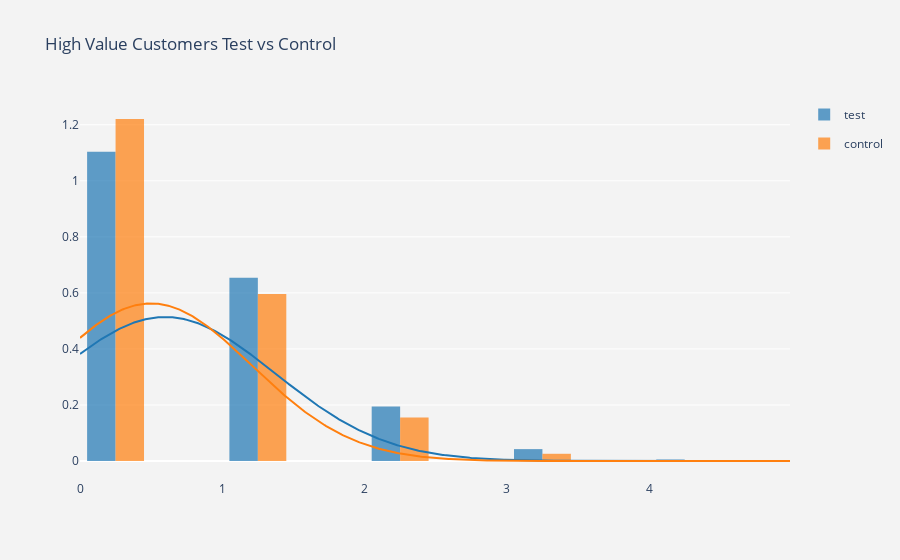

The notebook cell this image was saved under:
### Markdown cell above
### Distribution Plot

### Code cell
# Create data by group
test_results = data[data.group=='test'].purchase_count
control_results = data[data.group=='control'].purchase_count

# Combine
hist_data = [test_results, control_results] # stack data
group_labels = ['test', 'control']

# Create distplot with curve_type set to 'normal'
fig = ff.create_distplot(hist_data,
                         group_labels,
                         bin_size=.5,
                         curve_type='normal',
                         show_rug=False)

# Plot layout
fig.layout = go.Layout(
        title='High Value Customers Test vs Control',
        plot_bgcolor='rgb(243,243,243)',
        paper_bgcolor ='rgb(243,243,243)',
    )

# Plot
pyoff.iplot(fig)

### Figure 1 — Plotly figure (JSON) as saved in the notebook; plotly's stock layout.template omitted (floating-point values rounded to 4 significant figures; data arrays with more than 128 entries replaced by an {"elided": "..."} marker saying what was removed)
{"data": [{"autobinx": false, "histnorm": "probability density", "legendgroup": "test", "marker": {"color": "rgb(31, 119, 180)"}, "name": "test", "opacity": 0.7, "type": "histogram", "x": {"elided": "10000 int values"}, "xaxis": "x", "xbins": {"end": 5, "size": 0.5, "start": 0}, "yaxis": "y"}, {"autobinx": false, "histnorm": "probability density", "legendgroup": "control", "marker": {"color": "rgb(255, 127, 14)"}, "name": "control", "opacity": 0.7, "type": "histogram", "x": {"elided": "10000 int values"}, "xaxis": "x", "xbins": {"end": 5, "size": 0.5, "start": 0}, "yaxis": "y"}, {"legendgroup": "test", "marker": {"color": "rgb(31, 119, 180)"}, "mode": "lines", "name": "test", "showlegend": false, "type": "scatter", "x": {"elided": "500 float values"}, "xaxis": "x", "y": {"elided": "500 float values"}, "yaxis": "y"}, {"legendgroup": "control", "marker": {"color": "rgb(255, 127, 14)"}, "mode": "lines", "name": "control", "showlegend": false, "type": "scatter", "x": {"elided": "500 float values"}, "xaxis": "x", "y": {"elided": "500 float values"}, "yaxis": "y"}], "layout": {"paper_bgcolor": "rgb(243,243,243)", "plot_bgcolor": "rgb(243,243,243)", "title": {"text": "High Value Customers Test vs Control"}}}
